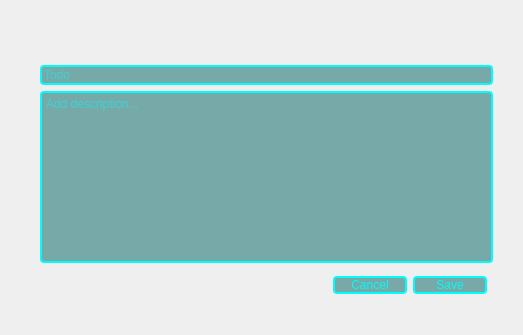
<?xml version="1.0" encoding="UTF-8"?>
<ui version="4.0">
 <class>TodoDialog</class>
 <widget class="QWidget" name="TodoDialog">
  <property name="geometry">
   <rect>
    <x>0</x>
    <y>0</y>
    <width>523</width>
    <height>335</height>
   </rect>
  </property>
  <property name="minimumSize">
   <size>
    <width>523</width>
    <height>335</height>
   </size>
  </property>
  <property name="maximumSize">
   <size>
    <width>523</width>
    <height>335</height>
   </size>
  </property>
  <property name="windowTitle">
   <string>Form</string>
  </property>
  <layout class="QVBoxLayout" name="verticalLayout">
   <property name="leftMargin">
    <number>0</number>
   </property>
   <property name="topMargin">
    <number>0</number>
   </property>
   <property name="rightMargin">
    <number>0</number>
   </property>
   <property name="bottomMargin">
    <number>0</number>
   </property>
   <item>
    <widget class="QWidget" name="widget" native="true">
     <property name="minimumSize">
      <size>
       <width>523</width>
       <height>335</height>
      </size>
     </property>
     <property name="styleSheet">
      <string notr="true">QWidget#widget{
background-color: rgba(255, 255, 255, 0);
background-image: url(&quot;:/images/widgetbackground.png&quot;);
}

QLineEdit, QPlainTextEdit{
	border-radius: 4px;
	border: 2px solid #00fcfc;
	background-color: rgba(0.0, 98.7, 98.9, 0.5);
	color: #00fcfc;
}

/*QLineEdit:focus, QPlainTextEdit:focus{
	background-color: #00fcfc;
	color: #14213d;
}*/

QPushButton{
	border-radius: 4px;
	border: 2px solid #00fcfc;
	color: #00fcfc;
	width: 70px;
	background-color: rgba(0.0, 98.7, 98.9, 0.5);
}

QPushButton:hover{
	background-color: #00fcfc;
	color: #14213d;
}</string>
     </property>
     <layout class="QVBoxLayout" name="verticalLayout_2">
      <property name="leftMargin">
       <number>40</number>
      </property>
      <property name="topMargin">
       <number>65</number>
      </property>
      <property name="rightMargin">
       <number>30</number>
      </property>
      <property name="bottomMargin">
       <number>34</number>
      </property>
      <item>
       <widget class="QLineEdit" name="todoEdit">
        <property name="placeholderText">
         <string>Todo</string>
        </property>
       </widget>
      </item>
      <item>
       <widget class="QPlainTextEdit" name="descriptionEdit">
        <property name="placeholderText">
         <string>Add description...</string>
        </property>
       </widget>
      </item>
      <item>
       <layout class="QHBoxLayout" name="horizontalLayout">
        <property name="leftMargin">
         <number>6</number>
        </property>
        <property name="topMargin">
         <number>6</number>
        </property>
        <property name="rightMargin">
         <number>6</number>
        </property>
        <property name="bottomMargin">
         <number>6</number>
        </property>
        <item>
         <spacer name="horizontalSpacer">
          <property name="orientation">
           <enum>Qt::Horizontal</enum>
          </property>
          <property name="sizeHint" stdset="0">
           <size>
            <width>40</width>
            <height>20</height>
           </size>
          </property>
         </spacer>
        </item>
        <item>
         <widget class="QPushButton" name="cancel">
          <property name="text">
           <string>Cancel</string>
          </property>
         </widget>
        </item>
        <item>
         <widget class="QPushButton" name="save">
          <property name="text">
           <string>Save</string>
          </property>
         </widget>
        </item>
       </layout>
      </item>
     </layout>
    </widget>
   </item>
  </layout>
 </widget>
 <resources/>
 <connections/>
</ui>
